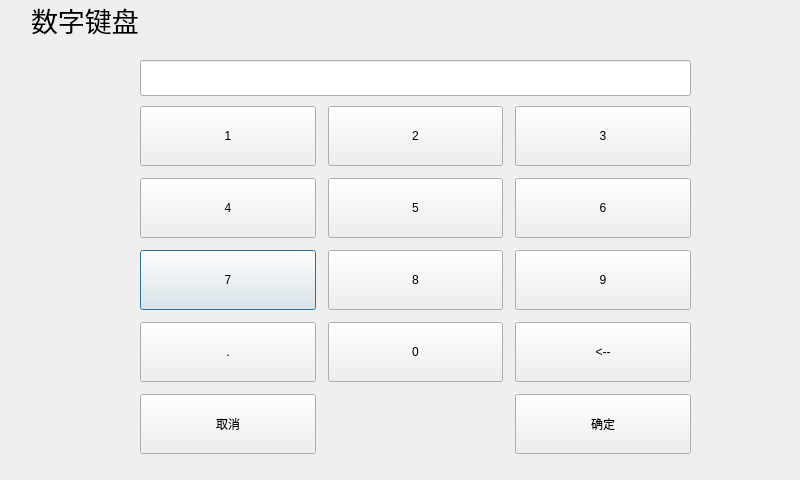
<?xml version="1.0" encoding="UTF-8"?>
<ui version="4.0">
 <class>Number_board</class>
 <widget class="QDialog" name="Number_board">
  <property name="geometry">
   <rect>
    <x>0</x>
    <y>0</y>
    <width>800</width>
    <height>480</height>
   </rect>
  </property>
  <property name="windowTitle">
   <string/>
  </property>
  <property name="windowIcon">
   <iconset resource="../rc.qrc">
    <normaloff>:/image/info.png</normaloff>:/image/info.png</iconset>
  </property>
  <widget class="QWidget" name="layoutWidget">
   <property name="geometry">
    <rect>
     <x>140</x>
     <y>100</y>
     <width>551</width>
     <height>361</height>
    </rect>
   </property>
   <layout class="QGridLayout" name="gridLayout">
    <property name="horizontalSpacing">
     <number>12</number>
    </property>
    <item row="3" column="0">
     <widget class="QPushButton" name="pushButton_num7">
      <property name="minimumSize">
       <size>
        <width>0</width>
        <height>60</height>
       </size>
      </property>
      <property name="maximumSize">
       <size>
        <width>16777215</width>
        <height>60</height>
       </size>
      </property>
      <property name="text">
       <string>7</string>
      </property>
     </widget>
    </item>
    <item row="2" column="1">
     <widget class="QPushButton" name="pushButton_num5">
      <property name="minimumSize">
       <size>
        <width>0</width>
        <height>60</height>
       </size>
      </property>
      <property name="maximumSize">
       <size>
        <width>16777215</width>
        <height>60</height>
       </size>
      </property>
      <property name="text">
       <string>5</string>
      </property>
     </widget>
    </item>
    <item row="2" column="2">
     <widget class="QPushButton" name="pushButton_num6">
      <property name="minimumSize">
       <size>
        <width>0</width>
        <height>60</height>
       </size>
      </property>
      <property name="maximumSize">
       <size>
        <width>16777215</width>
        <height>60</height>
       </size>
      </property>
      <property name="text">
       <string>6</string>
      </property>
     </widget>
    </item>
    <item row="0" column="1">
     <widget class="QPushButton" name="pushButton_num2">
      <property name="minimumSize">
       <size>
        <width>0</width>
        <height>60</height>
       </size>
      </property>
      <property name="maximumSize">
       <size>
        <width>16777215</width>
        <height>60</height>
       </size>
      </property>
      <property name="text">
       <string>2</string>
      </property>
     </widget>
    </item>
    <item row="3" column="2">
     <widget class="QPushButton" name="pushButton_num9">
      <property name="minimumSize">
       <size>
        <width>0</width>
        <height>60</height>
       </size>
      </property>
      <property name="maximumSize">
       <size>
        <width>16777215</width>
        <height>60</height>
       </size>
      </property>
      <property name="text">
       <string>9</string>
      </property>
     </widget>
    </item>
    <item row="3" column="1">
     <widget class="QPushButton" name="pushButton_num8">
      <property name="minimumSize">
       <size>
        <width>0</width>
        <height>60</height>
       </size>
      </property>
      <property name="maximumSize">
       <size>
        <width>16777215</width>
        <height>60</height>
       </size>
      </property>
      <property name="text">
       <string>8</string>
      </property>
     </widget>
    </item>
    <item row="0" column="2">
     <widget class="QPushButton" name="pushButton_num3">
      <property name="minimumSize">
       <size>
        <width>0</width>
        <height>60</height>
       </size>
      </property>
      <property name="maximumSize">
       <size>
        <width>16777215</width>
        <height>60</height>
       </size>
      </property>
      <property name="text">
       <string>3</string>
      </property>
     </widget>
    </item>
    <item row="2" column="0">
     <widget class="QPushButton" name="pushButton_num4">
      <property name="minimumSize">
       <size>
        <width>0</width>
        <height>60</height>
       </size>
      </property>
      <property name="maximumSize">
       <size>
        <width>16777215</width>
        <height>60</height>
       </size>
      </property>
      <property name="text">
       <string>4</string>
      </property>
     </widget>
    </item>
    <item row="4" column="1">
     <widget class="QPushButton" name="pushButton_num0">
      <property name="minimumSize">
       <size>
        <width>0</width>
        <height>60</height>
       </size>
      </property>
      <property name="maximumSize">
       <size>
        <width>16777215</width>
        <height>60</height>
       </size>
      </property>
      <property name="text">
       <string>0</string>
      </property>
     </widget>
    </item>
    <item row="0" column="0">
     <widget class="QPushButton" name="pushButton_num1">
      <property name="minimumSize">
       <size>
        <width>0</width>
        <height>60</height>
       </size>
      </property>
      <property name="maximumSize">
       <size>
        <width>16777215</width>
        <height>60</height>
       </size>
      </property>
      <property name="text">
       <string>1</string>
      </property>
     </widget>
    </item>
    <item row="5" column="2">
     <widget class="QPushButton" name="pushButton_enter">
      <property name="minimumSize">
       <size>
        <width>0</width>
        <height>60</height>
       </size>
      </property>
      <property name="maximumSize">
       <size>
        <width>16777215</width>
        <height>60</height>
       </size>
      </property>
      <property name="text">
       <string>确定</string>
      </property>
     </widget>
    </item>
    <item row="4" column="2">
     <widget class="QPushButton" name="pushButton_delete">
      <property name="minimumSize">
       <size>
        <width>85</width>
        <height>60</height>
       </size>
      </property>
      <property name="maximumSize">
       <size>
        <width>16777215</width>
        <height>60</height>
       </size>
      </property>
      <property name="text">
       <string>&lt;--</string>
      </property>
     </widget>
    </item>
    <item row="5" column="0">
     <widget class="QPushButton" name="pushButton_cancel">
      <property name="minimumSize">
       <size>
        <width>0</width>
        <height>60</height>
       </size>
      </property>
      <property name="maximumSize">
       <size>
        <width>16777215</width>
        <height>60</height>
       </size>
      </property>
      <property name="text">
       <string>取消</string>
      </property>
     </widget>
    </item>
    <item row="4" column="0">
     <widget class="QPushButton" name="pushButton_num10">
      <property name="minimumSize">
       <size>
        <width>85</width>
        <height>60</height>
       </size>
      </property>
      <property name="maximumSize">
       <size>
        <width>16777215</width>
        <height>60</height>
       </size>
      </property>
      <property name="text">
       <string>.</string>
      </property>
     </widget>
    </item>
   </layout>
  </widget>
  <widget class="QLineEdit" name="lineEdit">
   <property name="geometry">
    <rect>
     <x>140</x>
     <y>60</y>
     <width>551</width>
     <height>36</height>
    </rect>
   </property>
  </widget>
  <widget class="QWidget" name="widget_title" native="true">
   <property name="geometry">
    <rect>
     <x>0</x>
     <y>0</y>
     <width>801</width>
     <height>40</height>
    </rect>
   </property>
   <property name="sizePolicy">
    <sizepolicy hsizetype="Preferred" vsizetype="Fixed">
     <horstretch>0</horstretch>
     <verstretch>0</verstretch>
    </sizepolicy>
   </property>
   <property name="minimumSize">
    <size>
     <width>100</width>
     <height>28</height>
    </size>
   </property>
   <property name="font">
    <font>
     <pointsize>20</pointsize>
    </font>
   </property>
   <layout class="QHBoxLayout" name="horizontalLayout_2">
    <property name="spacing">
     <number>0</number>
    </property>
    <property name="leftMargin">
     <number>0</number>
    </property>
    <property name="topMargin">
     <number>0</number>
    </property>
    <property name="rightMargin">
     <number>0</number>
    </property>
    <property name="bottomMargin">
     <number>0</number>
    </property>
    <item>
     <widget class="QLabel" name="lab_Ico">
      <property name="sizePolicy">
       <sizepolicy hsizetype="Minimum" vsizetype="Preferred">
        <horstretch>0</horstretch>
        <verstretch>0</verstretch>
       </sizepolicy>
      </property>
      <property name="minimumSize">
       <size>
        <width>31</width>
        <height>0</height>
       </size>
      </property>
      <property name="text">
       <string/>
      </property>
      <property name="alignment">
       <set>Qt::AlignCenter</set>
      </property>
     </widget>
    </item>
    <item>
     <widget class="QLabel" name="lab_Title">
      <property name="sizePolicy">
       <sizepolicy hsizetype="Expanding" vsizetype="Preferred">
        <horstretch>0</horstretch>
        <verstretch>0</verstretch>
       </sizepolicy>
      </property>
      <property name="font">
       <font>
        <family>微软雅黑</family>
        <pointsize>10</pointsize>
        <weight>50</weight>
        <italic>false</italic>
        <bold>false</bold>
       </font>
      </property>
      <property name="styleSheet">
       <string notr="true">font: 10pt &quot;微软雅黑&quot;;</string>
      </property>
      <property name="text">
       <string>&lt;!DOCTYPE HTML PUBLIC &quot;-//W3C//DTD HTML 4.0//EN&quot; &quot;http://www.w3.org/TR/REC-html40/strict.dtd&quot;&gt;
&lt;html&gt;&lt;head&gt;&lt;meta name=&quot;qrichtext&quot; content=&quot;1&quot; /&gt;&lt;style type=&quot;text/css&quot;&gt;
p, li { white-space: pre-wrap; }
&lt;/style&gt;&lt;/head&gt;&lt;body style=&quot; font-family:'微软雅黑'; font-size:10pt; font-weight:400; font-style:normal;&quot;&gt;
&lt;table border=&quot;0&quot; style=&quot;-qt-table-type: root; margin-top:4px; margin-bottom:4px; margin-left:4px; margin-right:4px;&quot;&gt;
&lt;tr&gt;
&lt;td style=&quot;border: none;&quot;&gt;
&lt;p style=&quot; margin-top:0px; margin-bottom:0px; margin-left:0px; margin-right:0px; -qt-block-indent:0; text-indent:0px;&quot;&gt;&lt;span style=&quot; font-size:20pt;&quot;&gt;数字键盘&lt;/span&gt;&lt;/p&gt;&lt;/td&gt;&lt;/tr&gt;&lt;/table&gt;&lt;/body&gt;&lt;/html&gt;</string>
      </property>
      <property name="alignment">
       <set>Qt::AlignLeading|Qt::AlignLeft|Qt::AlignVCenter</set>
      </property>
     </widget>
    </item>
    <item>
     <widget class="QWidget" name="widget_menu" native="true">
      <property name="sizePolicy">
       <sizepolicy hsizetype="Minimum" vsizetype="Preferred">
        <horstretch>0</horstretch>
        <verstretch>0</verstretch>
       </sizepolicy>
      </property>
      <layout class="QHBoxLayout" name="horizontalLayout_3">
       <property name="spacing">
        <number>0</number>
       </property>
       <property name="leftMargin">
        <number>0</number>
       </property>
       <property name="topMargin">
        <number>0</number>
       </property>
       <property name="rightMargin">
        <number>0</number>
       </property>
       <property name="bottomMargin">
        <number>0</number>
       </property>
      </layout>
     </widget>
    </item>
   </layout>
  </widget>
 </widget>
 <resources>
  <include location="../rc.qrc"/>
 </resources>
 <connections/>
</ui>
